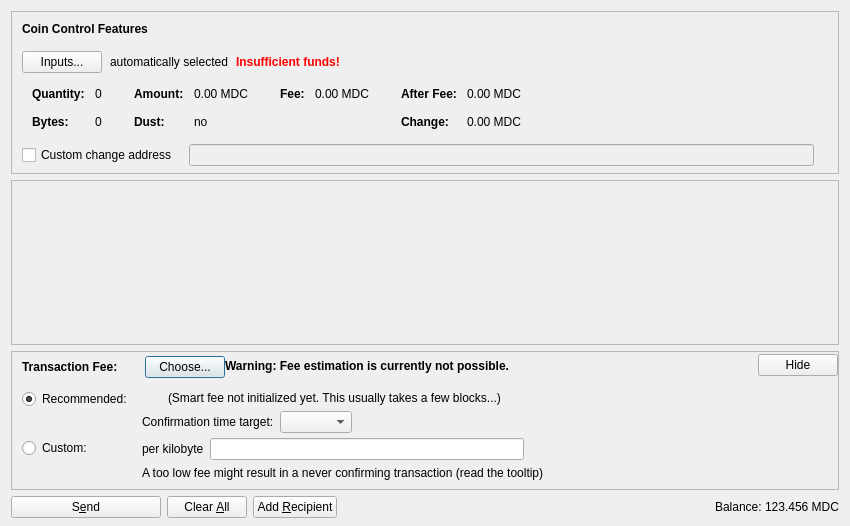
<?xml version="1.0" encoding="UTF-8"?>
<ui version="4.0">
 <class>SendCoinsDialog</class>
 <widget class="QDialog" name="SendCoinsDialog">
  <property name="geometry">
   <rect>
    <x>0</x>
    <y>0</y>
    <width>850</width>
    <height>526</height>
   </rect>
  </property>
  <property name="windowTitle">
   <string>Send Coins</string>
  </property>
  <layout class="QVBoxLayout" name="verticalLayout" stretch="0,1,0,0">
   <property name="bottomMargin">
    <number>8</number>
   </property>
   <item>
    <widget class="QFrame" name="frameCoinControl">
     <property name="sizePolicy">
      <sizepolicy hsizetype="Expanding" vsizetype="Expanding">
       <horstretch>0</horstretch>
       <verstretch>0</verstretch>
      </sizepolicy>
     </property>
     <property name="maximumSize">
      <size>
       <width>16777215</width>
       <height>16777215</height>
      </size>
     </property>
     <property name="frameShape">
      <enum>QFrame::StyledPanel</enum>
     </property>
     <property name="frameShadow">
      <enum>QFrame::Sunken</enum>
     </property>
     <layout class="QVBoxLayout" name="verticalLayoutCoinControl2">
      <property name="spacing">
       <number>0</number>
      </property>
      <property name="leftMargin">
       <number>0</number>
      </property>
      <property name="topMargin">
       <number>0</number>
      </property>
      <property name="rightMargin">
       <number>0</number>
      </property>
      <property name="bottomMargin">
       <number>6</number>
      </property>
      <item>
       <layout class="QVBoxLayout" name="verticalLayoutCoinControl" stretch="0,0,0,0,1">
        <property name="spacing">
         <number>0</number>
        </property>
        <property name="leftMargin">
         <number>10</number>
        </property>
        <property name="topMargin">
         <number>10</number>
        </property>
        <item>
         <layout class="QHBoxLayout" name="horizontalLayoutCoinControl1">
          <property name="bottomMargin">
           <number>15</number>
          </property>
          <item>
           <widget class="QLabel" name="labelCoinControlFeatures">
            <property name="sizePolicy">
             <sizepolicy hsizetype="Preferred" vsizetype="Maximum">
              <horstretch>0</horstretch>
              <verstretch>0</verstretch>
             </sizepolicy>
            </property>
            <property name="font">
             <font>
              <weight>75</weight>
              <bold>true</bold>
             </font>
            </property>
            <property name="styleSheet">
             <string notr="true">font-weight:bold;</string>
            </property>
            <property name="text">
             <string>Coin Control Features</string>
            </property>
           </widget>
          </item>
         </layout>
        </item>
        <item>
         <layout class="QHBoxLayout" name="horizontalLayoutCoinControl2" stretch="0,0,0,0">
          <property name="spacing">
           <number>8</number>
          </property>
          <property name="bottomMargin">
           <number>10</number>
          </property>
          <item>
           <widget class="QPushButton" name="pushButtonCoinControl">
            <property name="styleSheet">
             <string notr="true"/>
            </property>
            <property name="text">
             <string>Inputs...</string>
            </property>
            <property name="autoDefault">
             <bool>false</bool>
            </property>
           </widget>
          </item>
          <item>
           <widget class="QLabel" name="labelCoinControlAutomaticallySelected">
            <property name="text">
             <string>automatically selected</string>
            </property>
            <property name="margin">
             <number>5</number>
            </property>
           </widget>
          </item>
          <item>
           <widget class="QLabel" name="labelCoinControlInsuffFunds">
            <property name="font">
             <font>
              <weight>75</weight>
              <bold>true</bold>
             </font>
            </property>
            <property name="styleSheet">
             <string notr="true">color:red;font-weight:bold;</string>
            </property>
            <property name="text">
             <string>Insufficient funds!</string>
            </property>
            <property name="margin">
             <number>5</number>
            </property>
           </widget>
          </item>
          <item>
           <spacer name="horizontalSpacerCoinControl">
            <property name="orientation">
             <enum>Qt::Horizontal</enum>
            </property>
            <property name="sizeHint" stdset="0">
             <size>
              <width>40</width>
              <height>1</height>
             </size>
            </property>
           </spacer>
          </item>
         </layout>
        </item>
        <item>
         <widget class="QWidget" name="widgetCoinControl" native="true">
          <property name="sizePolicy">
           <sizepolicy hsizetype="Preferred" vsizetype="Preferred">
            <horstretch>0</horstretch>
            <verstretch>0</verstretch>
           </sizepolicy>
          </property>
          <property name="minimumSize">
           <size>
            <width>0</width>
            <height>0</height>
           </size>
          </property>
          <property name="styleSheet">
           <string notr="true"/>
          </property>
          <layout class="QHBoxLayout" name="horizontalLayoutCoinControl5">
           <property name="leftMargin">
            <number>0</number>
           </property>
           <property name="topMargin">
            <number>0</number>
           </property>
           <property name="rightMargin">
            <number>0</number>
           </property>
           <property name="bottomMargin">
            <number>0</number>
           </property>
           <item>
            <layout class="QHBoxLayout" name="horizontalLayoutCoinControl3" stretch="0,0,0,1">
             <property name="spacing">
              <number>20</number>
             </property>
             <property name="topMargin">
              <number>0</number>
             </property>
             <property name="bottomMargin">
              <number>10</number>
             </property>
             <item>
              <layout class="QFormLayout" name="formLayoutCoinControl1">
               <property name="horizontalSpacing">
                <number>10</number>
               </property>
               <property name="verticalSpacing">
                <number>14</number>
               </property>
               <property name="leftMargin">
                <number>10</number>
               </property>
               <property name="topMargin">
                <number>4</number>
               </property>
               <property name="rightMargin">
                <number>6</number>
               </property>
               <item row="0" column="0">
                <widget class="QLabel" name="labelCoinControlQuantityText">
                 <property name="font">
                  <font>
                   <weight>75</weight>
                   <bold>true</bold>
                  </font>
                 </property>
                 <property name="text">
                  <string>Quantity:</string>
                 </property>
                 <property name="margin">
                  <number>0</number>
                 </property>
                </widget>
               </item>
               <item row="0" column="1">
                <widget class="QLabel" name="labelCoinControlQuantity">
                 <property name="cursor">
                  <cursorShape>IBeamCursor</cursorShape>
                 </property>
                 <property name="contextMenuPolicy">
                  <enum>Qt::ActionsContextMenu</enum>
                 </property>
                 <property name="text">
                  <string notr="true">0</string>
                 </property>
                 <property name="margin">
                  <number>0</number>
                 </property>
                 <property name="textInteractionFlags">
                  <set>Qt::LinksAccessibleByMouse|Qt::TextSelectableByKeyboard|Qt::TextSelectableByMouse</set>
                 </property>
                </widget>
               </item>
               <item row="1" column="0">
                <widget class="QLabel" name="labelCoinControlBytesText">
                 <property name="font">
                  <font>
                   <weight>75</weight>
                   <bold>true</bold>
                  </font>
                 </property>
                 <property name="text">
                  <string>Bytes:</string>
                 </property>
                </widget>
               </item>
               <item row="1" column="1">
                <widget class="QLabel" name="labelCoinControlBytes">
                 <property name="cursor">
                  <cursorShape>IBeamCursor</cursorShape>
                 </property>
                 <property name="contextMenuPolicy">
                  <enum>Qt::ActionsContextMenu</enum>
                 </property>
                 <property name="text">
                  <string notr="true">0</string>
                 </property>
                 <property name="textInteractionFlags">
                  <set>Qt::LinksAccessibleByMouse|Qt::TextSelectableByKeyboard|Qt::TextSelectableByMouse</set>
                 </property>
                </widget>
               </item>
              </layout>
             </item>
             <item>
              <layout class="QFormLayout" name="formLayoutCoinControl2">
               <property name="horizontalSpacing">
                <number>10</number>
               </property>
               <property name="verticalSpacing">
                <number>14</number>
               </property>
               <property name="leftMargin">
                <number>6</number>
               </property>
               <property name="topMargin">
                <number>4</number>
               </property>
               <property name="rightMargin">
                <number>6</number>
               </property>
               <item row="0" column="0">
                <widget class="QLabel" name="labelCoinControlAmountText">
                 <property name="font">
                  <font>
                   <weight>75</weight>
                   <bold>true</bold>
                  </font>
                 </property>
                 <property name="text">
                  <string>Amount:</string>
                 </property>
                 <property name="margin">
                  <number>0</number>
                 </property>
                </widget>
               </item>
               <item row="0" column="1">
                <widget class="QLabel" name="labelCoinControlAmount">
                 <property name="cursor">
                  <cursorShape>IBeamCursor</cursorShape>
                 </property>
                 <property name="contextMenuPolicy">
                  <enum>Qt::ActionsContextMenu</enum>
                 </property>
                 <property name="text">
                  <string notr="true">0.00 MDC</string>
                 </property>
                 <property name="textInteractionFlags">
                  <set>Qt::LinksAccessibleByMouse|Qt::TextSelectableByKeyboard|Qt::TextSelectableByMouse</set>
                 </property>
                </widget>
               </item>
               <item row="1" column="0">
                <widget class="QLabel" name="labelCoinControlLowOutputText">
                 <property name="font">
                  <font>
                   <weight>75</weight>
                   <bold>true</bold>
                  </font>
                 </property>
                 <property name="text">
                  <string>Dust:</string>
                 </property>
                </widget>
               </item>
               <item row="1" column="1">
                <widget class="QLabel" name="labelCoinControlLowOutput">
                 <property name="cursor">
                  <cursorShape>IBeamCursor</cursorShape>
                 </property>
                 <property name="contextMenuPolicy">
                  <enum>Qt::ActionsContextMenu</enum>
                 </property>
                 <property name="text">
                  <string notr="true">no</string>
                 </property>
                 <property name="textInteractionFlags">
                  <set>Qt::LinksAccessibleByMouse|Qt::TextSelectableByKeyboard|Qt::TextSelectableByMouse</set>
                 </property>
                </widget>
               </item>
              </layout>
             </item>
             <item>
              <layout class="QFormLayout" name="formLayoutCoinControl3">
               <property name="horizontalSpacing">
                <number>10</number>
               </property>
               <property name="verticalSpacing">
                <number>14</number>
               </property>
               <property name="leftMargin">
                <number>6</number>
               </property>
               <property name="topMargin">
                <number>4</number>
               </property>
               <property name="rightMargin">
                <number>6</number>
               </property>
               <item row="0" column="0">
                <widget class="QLabel" name="labelCoinControlFeeText">
                 <property name="font">
                  <font>
                   <weight>75</weight>
                   <bold>true</bold>
                  </font>
                 </property>
                 <property name="text">
                  <string>Fee:</string>
                 </property>
                 <property name="margin">
                  <number>0</number>
                 </property>
                </widget>
               </item>
               <item row="0" column="1">
                <widget class="QLabel" name="labelCoinControlFee">
                 <property name="cursor">
                  <cursorShape>IBeamCursor</cursorShape>
                 </property>
                 <property name="contextMenuPolicy">
                  <enum>Qt::ActionsContextMenu</enum>
                 </property>
                 <property name="text">
                  <string notr="true">0.00 MDC</string>
                 </property>
                 <property name="textInteractionFlags">
                  <set>Qt::LinksAccessibleByMouse|Qt::TextSelectableByKeyboard|Qt::TextSelectableByMouse</set>
                 </property>
                </widget>
               </item>
              </layout>
             </item>
             <item>
              <layout class="QFormLayout" name="formLayoutCoinControl4">
               <property name="horizontalSpacing">
                <number>10</number>
               </property>
               <property name="verticalSpacing">
                <number>14</number>
               </property>
               <property name="leftMargin">
                <number>6</number>
               </property>
               <property name="topMargin">
                <number>4</number>
               </property>
               <property name="rightMargin">
                <number>6</number>
               </property>
               <item row="0" column="0">
                <widget class="QLabel" name="labelCoinControlAfterFeeText">
                 <property name="font">
                  <font>
                   <weight>75</weight>
                   <bold>true</bold>
                  </font>
                 </property>
                 <property name="text">
                  <string>After Fee:</string>
                 </property>
                 <property name="margin">
                  <number>0</number>
                 </property>
                </widget>
               </item>
               <item row="0" column="1">
                <widget class="QLabel" name="labelCoinControlAfterFee">
                 <property name="cursor">
                  <cursorShape>IBeamCursor</cursorShape>
                 </property>
                 <property name="contextMenuPolicy">
                  <enum>Qt::ActionsContextMenu</enum>
                 </property>
                 <property name="text">
                  <string notr="true">0.00 MDC</string>
                 </property>
                 <property name="textInteractionFlags">
                  <set>Qt::LinksAccessibleByMouse|Qt::TextSelectableByKeyboard|Qt::TextSelectableByMouse</set>
                 </property>
                </widget>
               </item>
               <item row="1" column="0">
                <widget class="QLabel" name="labelCoinControlChangeText">
                 <property name="font">
                  <font>
                   <weight>75</weight>
                   <bold>true</bold>
                  </font>
                 </property>
                 <property name="text">
                  <string>Change:</string>
                 </property>
                </widget>
               </item>
               <item row="1" column="1">
                <widget class="QLabel" name="labelCoinControlChange">
                 <property name="cursor">
                  <cursorShape>IBeamCursor</cursorShape>
                 </property>
                 <property name="contextMenuPolicy">
                  <enum>Qt::ActionsContextMenu</enum>
                 </property>
                 <property name="text">
                  <string notr="true">0.00 MDC</string>
                 </property>
                 <property name="textInteractionFlags">
                  <set>Qt::LinksAccessibleByMouse|Qt::TextSelectableByKeyboard|Qt::TextSelectableByMouse</set>
                 </property>
                </widget>
               </item>
              </layout>
             </item>
            </layout>
           </item>
          </layout>
         </widget>
        </item>
        <item>
         <layout class="QHBoxLayout" name="horizontalLayoutCoinControl4" stretch="0,0,0">
          <property name="spacing">
           <number>12</number>
          </property>
          <property name="sizeConstraint">
           <enum>QLayout::SetDefaultConstraint</enum>
          </property>
          <property name="topMargin">
           <number>5</number>
          </property>
          <property name="rightMargin">
           <number>5</number>
          </property>
          <item>
           <widget class="QCheckBox" name="checkBoxCoinControlChange">
            <property name="toolTip">
             <string>If this is activated, but the change address is empty or invalid, change will be sent to a newly generated address.</string>
            </property>
            <property name="text">
             <string>Custom change address</string>
            </property>
           </widget>
          </item>
          <item>
           <widget class="QValidatedLineEdit" name="lineEditCoinControlChange">
            <property name="enabled">
             <bool>false</bool>
            </property>
            <property name="sizePolicy">
             <sizepolicy hsizetype="Expanding" vsizetype="Fixed">
              <horstretch>0</horstretch>
              <verstretch>0</verstretch>
             </sizepolicy>
            </property>
           </widget>
          </item>
          <item>
           <widget class="QLabel" name="labelCoinControlChangeLabel">
            <property name="sizePolicy">
             <sizepolicy hsizetype="Preferred" vsizetype="Expanding">
              <horstretch>0</horstretch>
              <verstretch>0</verstretch>
             </sizepolicy>
            </property>
            <property name="minimumSize">
             <size>
              <width>0</width>
              <height>0</height>
             </size>
            </property>
            <property name="text">
             <string/>
            </property>
            <property name="margin">
             <number>3</number>
            </property>
           </widget>
          </item>
         </layout>
        </item>
        <item>
         <spacer name="verticalSpacerCoinControl">
          <property name="orientation">
           <enum>Qt::Vertical</enum>
          </property>
          <property name="sizeHint" stdset="0">
           <size>
            <width>800</width>
            <height>1</height>
           </size>
          </property>
         </spacer>
        </item>
       </layout>
      </item>
     </layout>
    </widget>
   </item>
   <item>
    <widget class="QScrollArea" name="scrollArea">
     <property name="widgetResizable">
      <bool>true</bool>
     </property>
     <widget class="QWidget" name="scrollAreaWidgetContents">
      <property name="geometry">
       <rect>
        <x>0</x>
        <y>0</y>
        <width>830</width>
        <height>104</height>
       </rect>
      </property>
      <layout class="QVBoxLayout" name="verticalLayout_2" stretch="0,1">
       <property name="leftMargin">
        <number>0</number>
       </property>
       <property name="topMargin">
        <number>0</number>
       </property>
       <property name="rightMargin">
        <number>0</number>
       </property>
       <property name="bottomMargin">
        <number>0</number>
       </property>
       <item>
        <layout class="QVBoxLayout" name="entries">
         <property name="spacing">
          <number>6</number>
         </property>
        </layout>
       </item>
       <item>
        <spacer name="verticalSpacer">
         <property name="orientation">
          <enum>Qt::Vertical</enum>
         </property>
         <property name="sizeHint" stdset="0">
          <size>
           <width>20</width>
           <height>40</height>
          </size>
         </property>
        </spacer>
       </item>
      </layout>
     </widget>
    </widget>
   </item>
   <item>
    <widget class="QFrame" name="frameFee">
     <property name="sizePolicy">
      <sizepolicy hsizetype="Expanding" vsizetype="Expanding">
       <horstretch>0</horstretch>
       <verstretch>0</verstretch>
      </sizepolicy>
     </property>
     <property name="maximumSize">
      <size>
       <width>16777215</width>
       <height>16777215</height>
      </size>
     </property>
     <property name="frameShape">
      <enum>QFrame::StyledPanel</enum>
     </property>
     <property name="frameShadow">
      <enum>QFrame::Sunken</enum>
     </property>
     <layout class="QVBoxLayout" name="verticalLayoutFee1">
      <property name="spacing">
       <number>0</number>
      </property>
      <property name="leftMargin">
       <number>0</number>
      </property>
      <property name="topMargin">
       <number>0</number>
      </property>
      <property name="rightMargin">
       <number>0</number>
      </property>
      <property name="bottomMargin">
       <number>0</number>
      </property>
      <item>
       <layout class="QVBoxLayout" name="verticalLayoutFee2" stretch="0,0,0">
        <property name="spacing">
         <number>0</number>
        </property>
        <property name="leftMargin">
         <number>10</number>
        </property>
        <property name="topMargin">
         <number>0</number>
        </property>
        <item>
         <layout class="QHBoxLayout" name="horizontalLayoutFee1">
          <property name="bottomMargin">
           <number>0</number>
          </property>
          <item>
           <layout class="QVBoxLayout" name="verticalLayoutFee7">
            <property name="spacing">
             <number>0</number>
            </property>
            <item>
             <spacer name="verticalSpacerSmartFee">
              <property name="orientation">
               <enum>Qt::Vertical</enum>
              </property>
              <property name="sizeType">
               <enum>QSizePolicy::Fixed</enum>
              </property>
              <property name="sizeHint" stdset="0">
               <size>
                <width>1</width>
                <height>4</height>
               </size>
              </property>
             </spacer>
            </item>
            <item>
             <layout class="QHBoxLayout" name="horizontalLayoutSmartFee">
              <property name="spacing">
               <number>10</number>
              </property>
              <item>
               <widget class="QLabel" name="labelFeeHeadline">
                <property name="sizePolicy">
                 <sizepolicy hsizetype="Preferred" vsizetype="Maximum">
                  <horstretch>0</horstretch>
                  <verstretch>0</verstretch>
                 </sizepolicy>
                </property>
                <property name="font">
                 <font>
                  <weight>75</weight>
                  <bold>true</bold>
                 </font>
                </property>
                <property name="styleSheet">
                 <string notr="true">font-weight:bold;</string>
                </property>
                <property name="text">
                 <string>Transaction Fee:</string>
                </property>
               </widget>
              </item>
              <item>
               <widget class="QLabel" name="labelFeeMinimized">
                <property name="text">
                 <string/>
                </property>
               </widget>
              </item>
              <item>
               <widget class="QPushButton" name="buttonChooseFee">
                <property name="text">
                 <string>Choose...</string>
                </property>
               </widget>
              </item>
             </layout>
            </item>
            <item>
             <spacer name="verticalSpacer_5">
              <property name="orientation">
               <enum>Qt::Vertical</enum>
              </property>
              <property name="sizeHint" stdset="0">
               <size>
                <width>1</width>
                <height>1</height>
               </size>
              </property>
             </spacer>
            </item>
           </layout>
          </item>
          <item>
           <widget class="QLabel" name="fallbackFeeWarningLabel">
            <property name="toolTip">
             <string>Using the fallbackfee can result in sending a transaction that will take several hours or days (or never) to confirm. Consider choosing your fee manually or wait until you have validated the complete chain.</string>
            </property>
            <property name="font">
            <font>
                <weight>75</weight>
                <bold>true</bold>
            </font>
            </property>
            <property name="text">
             <string>Warning: Fee estimation is currently not possible.</string>
            </property>
            <property name="wordWrap">
             <bool>false</bool>
            </property>
           </widget>
          </item>
          <item>
           <spacer name="horizontalSpacer_4">
            <property name="orientation">
             <enum>Qt::Horizontal</enum>
            </property>
            <property name="sizeType">
             <enum>QSizePolicy::MinimumExpanding</enum>
            </property>
            <property name="sizeHint" stdset="0">
             <size>
              <width>40</width>
              <height>20</height>
             </size>
            </property>
           </spacer>
          </item>
          <item>
           <widget class="QPushButton" name="buttonMinimizeFee">
            <property name="toolTip">
             <string>collapse fee-settings</string>
            </property>
            <property name="text">
             <string>Hide</string>
            </property>
           </widget>
          </item>
         </layout>
        </item>
        <item>
         <widget class="QFrame" name="frameFeeSelection">
          <layout class="QVBoxLayout" name="verticalLayoutFee12">
           <property name="spacing">
            <number>0</number>
           </property>
           <property name="leftMargin">
            <number>0</number>
           </property>
           <property name="topMargin">
            <number>0</number>
           </property>
           <property name="rightMargin">
            <number>0</number>
           </property>
           <property name="bottomMargin">
            <number>0</number>
           </property>
           <item>
            <layout class="QGridLayout" name="gridLayoutFee">
             <property name="topMargin">
              <number>10</number>
             </property>
             <property name="bottomMargin">
              <number>4</number>
             </property>
             <property name="horizontalSpacing">
              <number>10</number>
             </property>
             <property name="verticalSpacing">
              <number>4</number>
             </property>
             <item row="1" column="1">
              <layout class="QVBoxLayout" name="verticalLayoutFee8">
               <property name="spacing">
                <number>6</number>
               </property>
               <item>
                <layout class="QHBoxLayout" name="horizontalLayoutFee13">
                 <item>
                  <widget class="QLabel" name="labelCustomPerKilobyte">
                   <property name="toolTip">
                    <string>Specify a custom fee per kB (1,000 bytes) of the transaction's virtual size.

Note:  Since the fee is calculated on a per-byte basis, a fee of "100 satoshis per kB" for a transaction size of 500 bytes (half of 1 kB) would ultimately yield a fee of only 50 satoshis.</string>
                   </property>
                   <property name="text">
                    <string>per kilobyte</string>
                   </property>
                  </widget>
                 </item>
                 <item>
                  <widget class="BitcoinAmountField" name="customFee"/>
                 </item>
                 <item>
                  <spacer name="horizontalSpacer_6">
                   <property name="orientation">
                    <enum>Qt::Horizontal</enum>
                   </property>
                   <property name="sizeHint" stdset="0">
                    <size>
                     <width>1</width>
                     <height>1</height>
                    </size>
                   </property>
                  </spacer>
                 </item>
                </layout>
               </item>
               <item>
                <layout class="QHBoxLayout" name="horizontalLayoutFee8">
                 <item>
                  <widget class="QLabel" name="labelCustomFeeWarning">
                   <property name="enabled">
                    <bool>true</bool>
                   </property>
                   <property name="toolTip">
                    <string>When there is less transaction volume than space in the blocks, miners as well as relaying nodes may enforce a minimum fee. Paying only this minimum fee is just fine, but be aware that this can result in a never confirming transaction once there is more demand for ModooCoin transactions than the network can process.</string>
                   </property>
                   <property name="text">
                    <string>A too low fee might result in a never confirming transaction (read the tooltip)</string>
                   </property>
                  </widget>
                 </item>
                 <item>
                  <spacer name="horizontalSpacer_2">
                   <property name="orientation">
                    <enum>Qt::Horizontal</enum>
                   </property>
                   <property name="sizeHint" stdset="0">
                    <size>
                     <width>1</width>
                     <height>1</height>
                    </size>
                   </property>
                  </spacer>
                 </item>
                </layout>
               </item>
              </layout>
             </item>
             <item row="0" column="0">
              <layout class="QVBoxLayout" name="verticalLayoutFee4" stretch="0,1">
               <item>
                <widget class="QRadioButton" name="radioSmartFee">
                 <property name="text">
                  <string>Recommended:</string>
                 </property>
                 <property name="checked">
                  <bool>true</bool>
                 </property>
                 <attribute name="buttonGroup">
                  <string notr="true">groupFee</string>
                 </attribute>
                </widget>
               </item>
               <item>
                <spacer name="verticalSpacer_2">
                 <property name="orientation">
                  <enum>Qt::Vertical</enum>
                 </property>
                 <property name="sizeHint" stdset="0">
                  <size>
                   <width>1</width>
                   <height>1</height>
                  </size>
                 </property>
                </spacer>
               </item>
              </layout>
             </item>
             <item row="1" column="0">
              <layout class="QVBoxLayout" name="verticalLayoutFee9" stretch="0,1">
               <item>
                <widget class="QRadioButton" name="radioCustomFee">
                 <property name="text">
                  <string>Custom:</string>
                 </property>
                 <attribute name="buttonGroup">
                  <string notr="true">groupFee</string>
                 </attribute>
                </widget>
               </item>
               <item>
                <spacer name="verticalSpacer_6">
                 <property name="orientation">
                  <enum>Qt::Vertical</enum>
                 </property>
                 <property name="sizeHint" stdset="0">
                  <size>
                   <width>1</width>
                   <height>1</height>
                  </size>
                 </property>
                </spacer>
               </item>
              </layout>
             </item>
             <item row="0" column="1">
              <layout class="QVBoxLayout" name="verticalLayoutFee3" stretch="0,0,1">
               <property name="spacing">
                <number>6</number>
               </property>
               <property name="topMargin">
                <number>2</number>
               </property>
               <item>
                <layout class="QHBoxLayout" name="horizontalLayoutFee12">
                 <item>
                  <widget class="QLabel" name="labelSmartFee">
                   <property name="text">
                    <string/>
                   </property>
                  </widget>
                 </item>
                 <item>
                  <widget class="QLabel" name="labelFeeEstimation">
                   <property name="text">
                    <string/>
                   </property>
                  </widget>
                 </item>
                 <item>
                  <widget class="QLabel" name="labelSmartFee2">
                   <property name="text">
                    <string>(Smart fee not initialized yet. This usually takes a few blocks...)</string>
                   </property>
                  </widget>
                 </item>
                 <item>
                  <spacer name="horizontalSpacer_5">
                   <property name="orientation">
                    <enum>Qt::Horizontal</enum>
                   </property>
                   <property name="sizeHint" stdset="0">
                    <size>
                     <width>1</width>
                     <height>1</height>
                    </size>
                   </property>
                  </spacer>
                 </item>
                </layout>
               </item>
               <item>
                <layout class="QHBoxLayout" name="horizontalLayoutFee9">
                 <item>
                  <layout class="QVBoxLayout" name="verticalLayoutFee6">
                   <item>
                    <widget class="QLabel" name="labelSmartFee3">
                     <property name="text">
                      <string>Confirmation time target:</string>
                     </property>
                    </widget>
                   </item>
                  </layout>
                 </item>
                 <item>
                  <layout class="QVBoxLayout" name="verticalLayoutFee5">
                   <property name="rightMargin">
                    <number>30</number>
                   </property>
                   <item>
                    <layout class="QHBoxLayout" name="horizontalLayoutConfTarget">
                     <property name="bottomMargin">
                      <number>0</number>
                     </property>
                     <item>
                      <widget class="QComboBox" name="confTargetSelector"/>
                     </item>
                     <item>
                      <spacer name="horizontalSpacerConfTarget">
                       <property name="orientation">
                        <enum>Qt::Horizontal</enum>
                       </property>
                       <property name="sizeHint" stdset="0">
                        <size>
                         <width>40</width>
                         <height>20</height>
                        </size>
                       </property>
                      </spacer>
                     </item>
                    </layout>
                   </item>
                  </layout>
                 </item>
                </layout>
               </item>
               <item>
                <spacer name="verticalSpacer_4">
                 <property name="orientation">
                  <enum>Qt::Vertical</enum>
                 </property>
                 <property name="sizeHint" stdset="0">
                  <size>
                   <width>1</width>
                   <height>1</height>
                  </size>
                 </property>
                </spacer>
               </item>
              </layout>
             </item>
            </layout>
           </item>
          </layout>
         </widget>
        </item>
        <item>
         <spacer name="verticalSpacerFee">
          <property name="orientation">
           <enum>Qt::Vertical</enum>
          </property>
          <property name="sizeHint" stdset="0">
           <size>
            <width>40</width>
            <height>5</height>
           </size>
          </property>
         </spacer>
        </item>
       </layout>
      </item>
     </layout>
    </widget>
   </item>
   <item>
    <layout class="QHBoxLayout" name="horizontalLayout">
     <item>
      <widget class="QPushButton" name="sendButton">
       <property name="minimumSize">
        <size>
         <width>150</width>
         <height>0</height>
        </size>
       </property>
       <property name="toolTip">
        <string>Confirm the send action</string>
       </property>
       <property name="text">
        <string>S&amp;end</string>
       </property>
       <property name="icon">
        <iconset resource="../bitcoin.qrc">
         <normaloff>:/icons/send</normaloff>:/icons/send</iconset>
       </property>
       <property name="autoDefault">
        <bool>false</bool>
       </property>
       <property name="default">
        <bool>false</bool>
       </property>
      </widget>
     </item>
     <item>
      <widget class="QPushButton" name="clearButton">
       <property name="sizePolicy">
        <sizepolicy hsizetype="Minimum" vsizetype="Fixed">
         <horstretch>0</horstretch>
         <verstretch>0</verstretch>
        </sizepolicy>
       </property>
       <property name="toolTip">
        <string>Clear all fields of the form.</string>
       </property>
       <property name="text">
        <string>Clear &amp;All</string>
       </property>
       <property name="icon">
        <iconset resource="../bitcoin.qrc">
         <normaloff>:/icons/remove</normaloff>:/icons/remove</iconset>
       </property>
       <property name="autoDefault">
        <bool>false</bool>
       </property>
      </widget>
     </item>
     <item>
      <widget class="QPushButton" name="addButton">
       <property name="toolTip">
        <string>Send to multiple recipients at once</string>
       </property>
       <property name="text">
        <string>Add &amp;Recipient</string>
       </property>
       <property name="icon">
        <iconset resource="../bitcoin.qrc">
         <normaloff>:/icons/add</normaloff>:/icons/add</iconset>
       </property>
       <property name="autoDefault">
        <bool>false</bool>
       </property>
      </widget>
     </item>
     <item>
      <spacer name="horizontalSpacer">
       <property name="orientation">
        <enum>Qt::Horizontal</enum>
       </property>
       <property name="sizeHint" stdset="0">
        <size>
         <width>40</width>
         <height>20</height>
        </size>
       </property>
      </spacer>
     </item>
     <item>
      <layout class="QHBoxLayout" name="horizontalLayout_2">
       <property name="spacing">
        <number>3</number>
       </property>
       <item>
        <widget class="QLabel" name="label">
         <property name="sizePolicy">
          <sizepolicy hsizetype="Preferred" vsizetype="Fixed">
           <horstretch>0</horstretch>
           <verstretch>0</verstretch>
          </sizepolicy>
         </property>
         <property name="text">
          <string>Balance:</string>
         </property>
        </widget>
       </item>
       <item>
        <widget class="QLabel" name="labelBalance">
         <property name="sizePolicy">
          <sizepolicy hsizetype="Preferred" vsizetype="Fixed">
           <horstretch>0</horstretch>
           <verstretch>0</verstretch>
          </sizepolicy>
         </property>
         <property name="cursor">
          <cursorShape>IBeamCursor</cursorShape>
         </property>
         <property name="text">
          <string notr="true">123.456 MDC</string>
         </property>
         <property name="textInteractionFlags">
          <set>Qt::LinksAccessibleByMouse|Qt::TextSelectableByKeyboard|Qt::TextSelectableByMouse</set>
         </property>
        </widget>
       </item>
      </layout>
     </item>
    </layout>
   </item>
  </layout>
 </widget>
 <customwidgets>
  <customwidget>
   <class>QValidatedLineEdit</class>
   <extends>QLineEdit</extends>
   <header>qt/qvalidatedlineedit.h</header>
  </customwidget>
  <customwidget>
   <class>BitcoinAmountField</class>
   <extends>QLineEdit</extends>
   <header>qt/bitcoinamountfield.h</header>
   <container>1</container>
  </customwidget>
 </customwidgets>
 <resources>
  <include location="../bitcoin.qrc"/>
 </resources>
 <connections/>
 <buttongroups>
  <buttongroup name="groupFee"/>
 </buttongroups>
</ui>
